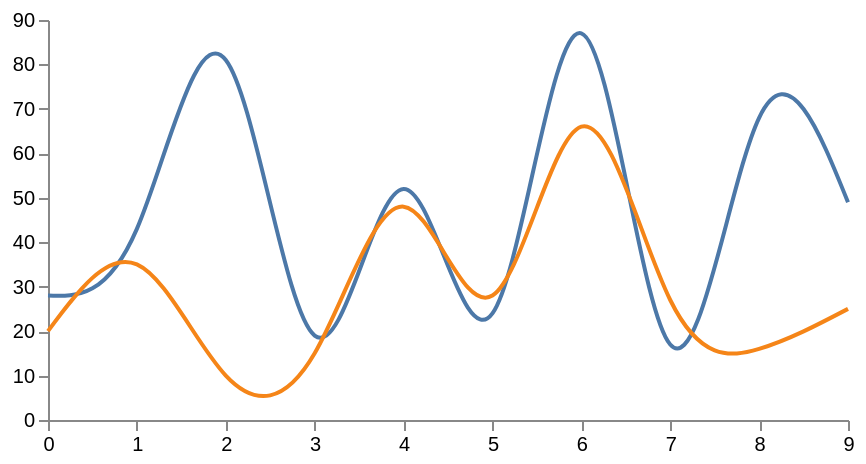

The Vega-Lite source for this figure:
### Vega specification from a JSON file in a GitHub repository (floating-point values rounded to 4 significant figures)
{"$schema": "https://vega.github.io/schema/vega/v3.json", "width": 400, "height": 200, "padding": 5, "data": {"name": "table", "values": [{"x": 0, "y": 28, "variable": 0}, {"x": 0, "y": 20, "variable": 1}, {"x": 1, "y": 43, "variable": 0}, {"x": 1, "y": 35, "variable": 1}, {"x": 2, "y": 81, "variable": 0}, {"x": 2, "y": 10, "variable": 1}, {"x": 3, "y": 19, "variable": 0}, {"x": 3, "y": 15, "variable": 1}, {"x": 4, "y": 52, "variable": 0}, {"x": 4, "y": 48, "variable": 1}, {"x": 5, "y": 24, "variable": 0}, {"x": 5, "y": 28, "variable": 1}, {"x": 6, "y": 87, "variable": 0}, {"x": 6, "y": 66, "variable": 1}, {"x": 7, "y": 17, "variable": 0}, {"x": 7, "y": 27, "variable": 1}, {"x": 8, "y": 68, "variable": 0}, {"x": 8, "y": 16, "variable": 1}, {"x": 9, "y": 49, "variable": 0}, {"x": 9, "y": 25, "variable": 1}]}, "scales": [{"name": "x", "type": "point", "range": "width", "domain": {"data": "table", "field": "x"}}, {"name": "y", "type": "linear", "range": "height", "nice": true, "zero": true, "domain": {"data": "table", "field": "y"}}, {"name": "variable", "type": "ordinal", "range": "category", "domain": {"data": "table", "field": "variable"}}], "axes": [{"orient": "bottom", "scale": "x"}, {"orient": "left", "scale": "y"}], "marks": [{"type": "group", "from": {"facet": {"name": "series", "data": "table", "groupby": "variable"}}, "marks": [{"type": "line", "from": {"data": "series"}, "encode": {"enter": {"x": {"scale": "x", "field": "x"}, "y": {"scale": "y", "field": "y"}, "stroke": {"scale": "variable", "field": "variable"}, "strokeWidth": {"value": 2}}, "update": {"interpolate": {"value": "natural"}, "fillOpacity": {"value": 1}}, "hover": {"fillOpacity": {"value": 0.5}}}}]}]}
